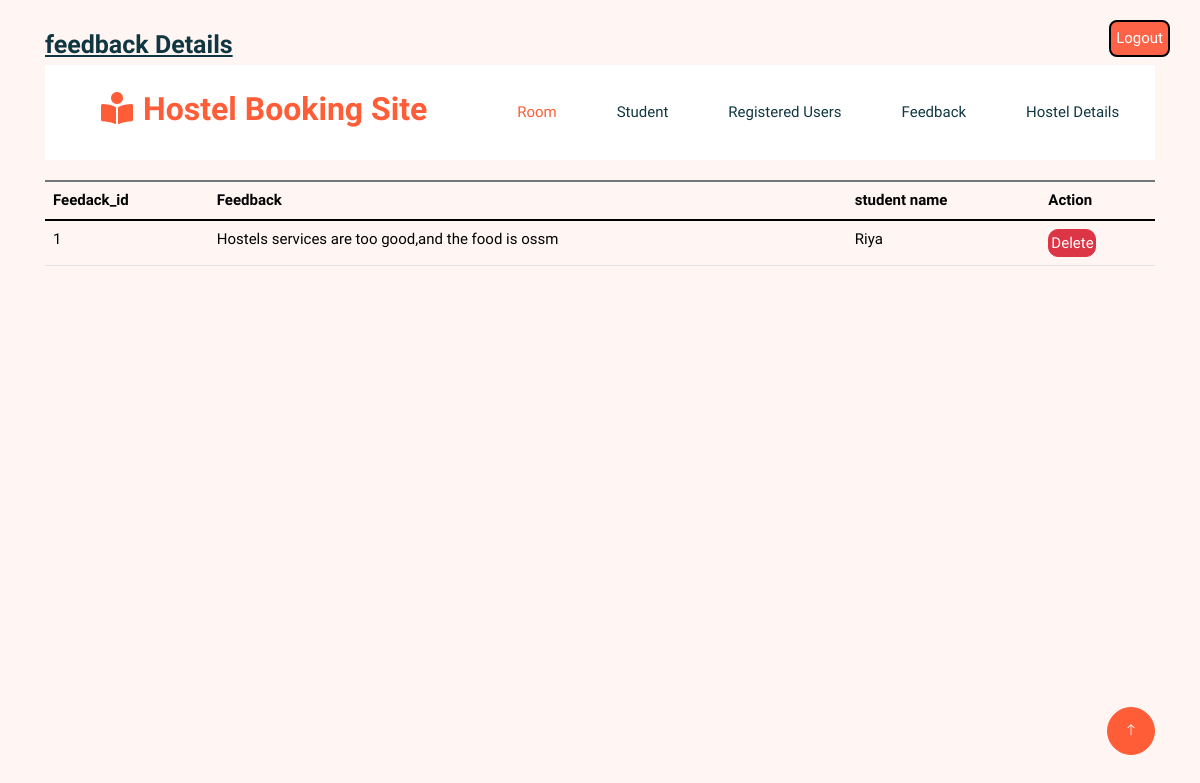
The page /management/feedback_main1.php (signed in) on the database its author committed.
### tables this page shows
CREATE TABLE `feedback` (
  `feedback_id` int(11) NOT NULL,
  `feedback` varchar(255) NOT NULL,
  `stu_id` int(5) NOT NULL,
  `hostel_id` int(5) NOT NULL
);

CREATE TABLE `student` (
  `student_id` int(10) NOT NULL,
  `student_name` varchar(100) NOT NULL,
  `email` varchar(255) NOT NULL,
  `parents_no` varchar(100) NOT NULL,
  `Gander` varchar(10) NOT NULL,
  `Date_of_brith` varchar(100) NOT NULL,
  `Address1` varchar(200) NOT NULL,
  `city1` varchar(100) NOT NULL,
  `image` varchar(255) NOT NULL,
  `pincode` varchar(100) NOT NULL,
  `course_name` varchar(40) NOT NULL,
  `date_of_register` date NOT NULL,
  `college_name` varchar(100) NOT NULL,
  `username` varchar(255) NOT NULL,
  `hostel_id` int(3) NOT NULL
);

### management/feedback_main1.php (the view, shortened to what this page needs)
<?php
  $id= $_SESSION['ownerid'];
$conn = mysqli_connect("localhost", "root", "", "hms");
?>
<!DOCTYPE html>
<html>
<head>
<link rel="stylesheet" href="https://maxcdn.bootstrapcdn.com/bootstrap/3.4.0/css/bootstrap.min.css">
<link href="https://cdn.jsdelivr.net/npm/bootstrap@5.3.2/dist/css/bootstrap.min.css" rel="stylesheet">
</head>
<body>
<a href="session_logout.php" class="nav-item nav-link float-end" style="margin-left:90px;margin-top:2rem;margin-right:3rem;background-color:rgb(255,99,71);color:white;box-sizing:border-box;border:2px solid black;padding:5px;border-radius:8px;font-size:15px;">Logout</a>
<div class="container">
    <h1 class='mt-5'><u>feedback Details</u></h1>
<table class="table" style="border-top:2px solid;">
    <thead>
        <tr><th>Feedack_id</th><th>Feedback</th><th>student name</th><th>Action</th></tr>
    </thead>
    <tbody>
<?php
$sql="SELECT *  FROM feedback,hostel,student where feedback.stu_id=student.student_id and feedback.hostel_id=hostel.hostel_id and hostel.hostelowner_id=$id";
$result = $conn->query($sql);
            $sr=0;
                if ($result->num_rows > 0) {
                while ($row = $result->fetch_assoc()) {
                    $sr++;
        ?>
                    <tr>
                    <td><?php echo $sr; ?></td>
                    <td><?php echo $row['feedback']; ?></td>
                    <td><?php echo $row['student_name']; ?></td>
                    <td>
                    <a class="btn btn-danger fs-4" href="feedback_main1Delete.php?feedback_id=<?php echo $row['feedback_id']; ?>" style="font-size:12px;padding:2px;width:48%;">Delete</a></td>
                    </tr>
        <?php       }
            }
            require('main1.php');
        ?>
    </tbody>
</table>
    </div>
</body>
</html>

### management/css/style.css (style rules this page uses)
:root { --primary: #FE5D37; --light: #FFF5F3; --dark: #103741; }
.btn { font-weight: 500; transition: .5s; }
h1, h2, h3, h4, .h1, .h2, .h3, .h4, .display-1, .display-2, .display-3, .display-4, .display-5, .display-6 { font-family: 'Lobster Two', cursive; font-weight: 700; }

### management/feedback_main1.php (style rules this page uses)
tr,td { font-size:15px; }
body { background:#FAEBD7; }

### rows shown on the page
feedback: feedback "Hostels services are too good,and the food is ossm", student.student_name "Riya"
